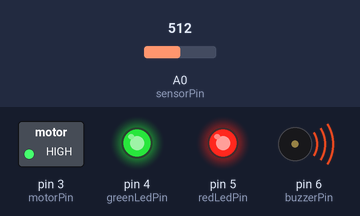
This sketch was run on a simulated Arduino Uno, built with avr-gcc and run on an emulated ATmega328P. On the bench: switched loads named in the sketch (green lamp = pin HIGH), output pins drawn as LEDs (lit = HIGH), buzzer (waves = sounding). The test bench sets the inputs (shaded band); at power-on: A0 (sensorPin) = 512. What the sketch prints to the serial monitor is not drawn.

Above: at 0.1 s.
Timing chart, 0 to 1.6 s (numbered marks = the images above):
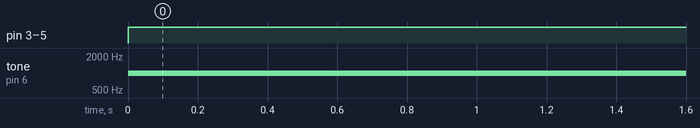

Measured:
- by itself, pin 3 (motorPin), pin 4 (greenLedPin), pin 5 (redLedPin): LOW → HIGH at 0.00 s
- by itself, tone on pin 6 (buzzerPin): silent → 1000 Hz at 0.00 s

The sketch:

sistema_ventilacao.ino
```cpp
const int sensorPin = A0;
const int motorPin = 3;
const int greenLedPin = 4;
const int redLedPin = 5;
const int buzzerPin = 6;

void setup() {
  pinMode(motorPin, OUTPUT);
  pinMode(greenLedPin, OUTPUT);
  pinMode(redLedPin, OUTPUT);
  pinMode(buzzerPin, OUTPUT);
  Serial.begin(9600); // Inicia comunicação serial para debug (opcional)
}

void loop() {
  // Faz a leitura da temperatura
  int sensorValue = analogRead(sensorPin);
  float voltage = sensorValue * (5.0 / 1023.0); // Converte a leitura para tensão
  float temperatureC = (voltage - 0.5) * 100.0; // Converte a tensão para temperatura em Celsius

  // Condições para acionamento baseado na temperatura
  if (temperatureC >= 30.0) {
    digitalWrite(motorPin, HIGH); // Liga o motor do ventilador
    digitalWrite(greenLedPin, HIGH); // Liga o LED verde (normal)
    digitalWrite(redLedPin, LOW); // Desliga o LED vermelho (emergência)
    noTone(buzzerPin); // Desliga a buzina
  }

  if (temperatureC > 50.0) {
    digitalWrite(redLedPin, HIGH); // Liga o LED vermelho (emergência)
    tone(buzzerPin, 1000); // Liga a buzina com frequência de 1000 Hz
  }

  // Exibe a temperatura no monitor serial (opcional)
  Serial.print("Temperatura: ");
  Serial.print(temperatureC);
  Serial.println(" °C");

  delay(1000); // Aguarda 1 segundo antes da próxima leitura
}
```
